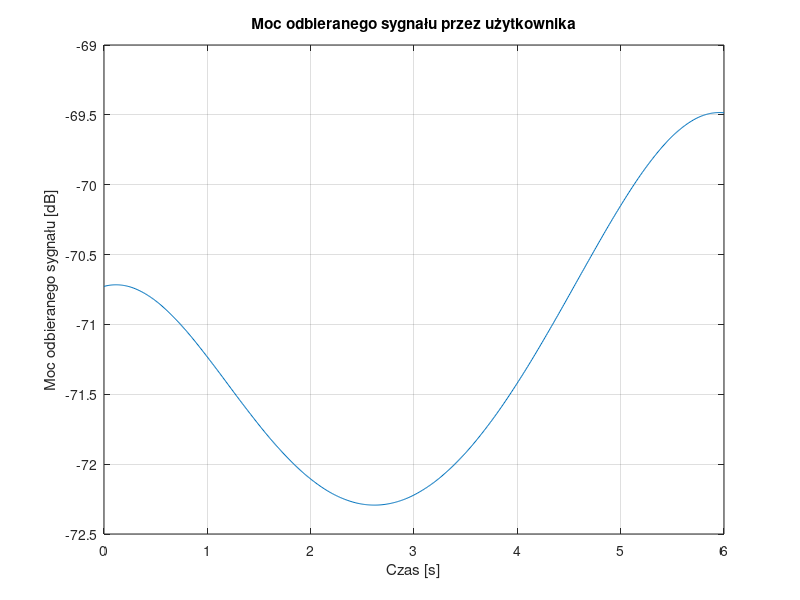

Write MATLAB code to recreate this figure.
%zaniki sygnału w komunikacji mobilnej

clearvars; close all; clc;

% Parametry początkowe
v = 30; % prędkość w m/s
t_max = 6; % czas obserwacji w sekundach
dt = 0.01; % krok czasu, 10 ms
t = 0:dt:t_max; % wektor czasu

% Pozycja początkowa użytkownika i stacji bazowej
user_pos_start = [50, 10]; % (x, y) początkowe użytkownika
user_velocity = [0, v]; % prędkość (x, y)
bs_pos = [110, 190]; % pozycja stacji BS

% Pozycje ścian
wall1_start = [20, 30]; wall1_end = [20, 300];
wall2_start = [70, 100]; wall2_end = [130, 100];

% Inne parametry
P_BS = 5; % Moc stacji bazowej w Watach
f = 3e9; % Częstotliwość 3 GHz
c = 3e8; % prędkość światła
lambda = c / f; % długość fali
reflection_coeff = 0.8; % współczynnik odbicia ścian

% Funkcja do obliczania odległości między dwoma punktami
distance = @(p1, p2) sqrt((p1(1)-p2(1))^2 + (p1(2)-p2(2))^2);

% Wyznaczenie obrazów stacji BS przez odbicie od ścian
bs_image1 = bs_pos; bs_image1(1) = 2*wall1_start(1) - bs_pos(1); % odbicie przez ścianę 1
bs_image2 = bs_pos; bs_image2(2) = 2*wall2_start(2) - bs_pos(2); % odbicie przez ścianę 2

% Inicjalizacja wektora mocy
P_received = zeros(size(t));

% Symulacja ruchu użytkownika i obliczenie mocy sygnału
for i = 1:length(t)
    user_pos = user_pos_start + user_velocity * t(i); % pozycja użytkownika w danym czasie
    
    % Odległości do BS i jego obrazów
    d_direct = distance(user_pos, bs_pos);
    d_reflect1 = distance(user_pos, bs_image1);
    d_reflect2 = distance(user_pos, bs_image2);
    
    % Moc sygnału bezpośredniego
    P_direct = P_BS * (lambda / (4 * pi * d_direct))^2;
    
    % Moc sygnałów odbitych
    P_reflect1 = P_BS * (lambda / (4 * pi * d_reflect1))^2 * reflection_coeff;
    P_reflect2 = P_BS * (lambda / (4 * pi * d_reflect2))^2 * reflection_coeff;
    
    % Sumowanie mocy (uwzględniamy sumę kwadratów ze względu na interferencję)
    P_received(i) = P_direct + P_reflect1 + P_reflect2;
end

% Wykres mocy odbieranego sygnału
figure;
plot(t, 10*log10(P_received));
xlabel('Czas [s]');
ylabel('Moc odbieranego sygnału [dB]');
title('Moc odbieranego sygnału przez użytkownika');
grid on;
